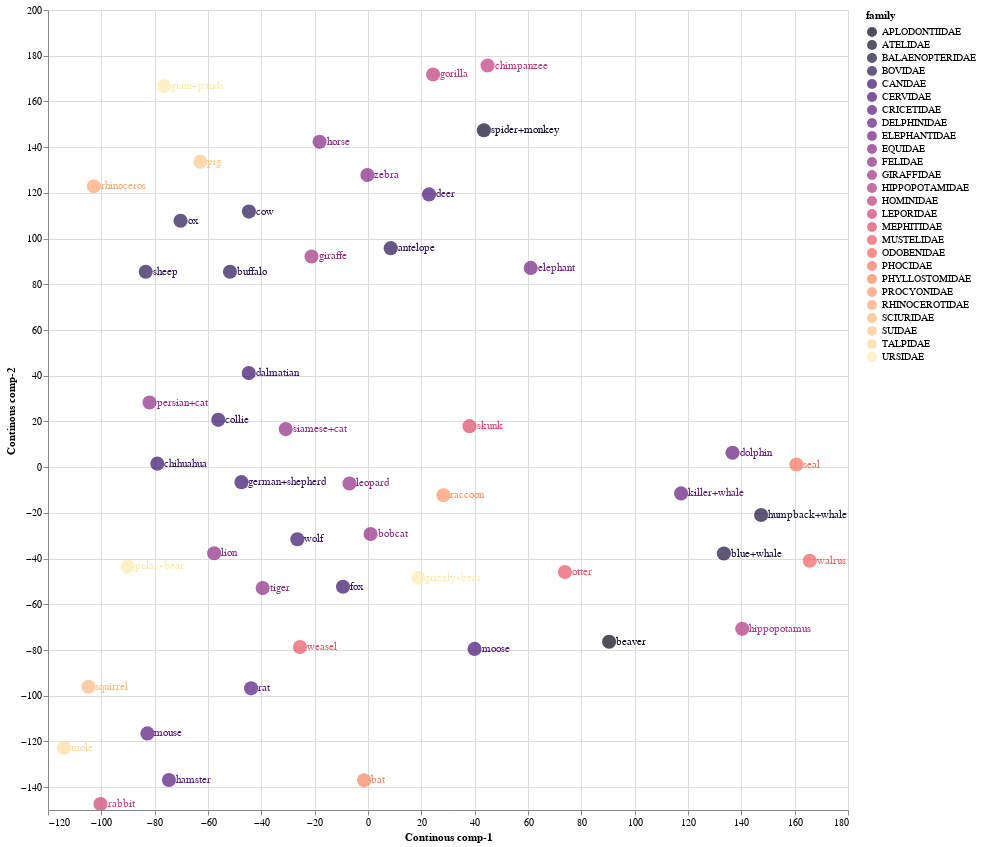

The cell this chart's notebook holds for it:
### Code cell
source = tsne_continous_df1

points = alt.Chart(source).mark_circle(size=200).encode(
    x='Continous comp-1:Q',
    y='Continous comp-2:Q',
    color=alt.Color('family:N', scale=alt.Scale(scheme='Magma'))
    ).properties(
    width=800,
    height=800
)

text = points.mark_text(
    align='left',
    baseline='middle',
    dx=7
).encode(
    text='classes:N'
)

points.interactive() + text

### Figure 1 — Vega-Lite specification as saved in the notebook (floating-point values rounded to 4 significant figures)
{"config": {"view": {"continuousWidth": 400, "continuousHeight": 300}}, "layer": [{"mark": {"type": "circle", "size": 200}, "encoding": {"color": {"field": "family", "scale": {"scheme": "Magma"}, "type": "nominal"}, "x": {"field": "Continous comp-1", "type": "quantitative"}, "y": {"field": "Continous comp-2", "type": "quantitative"}}, "height": 800, "selection": {"selector013": {"type": "interval", "bind": "scales", "encodings": ["x", "y"]}}, "width": 800}, {"mark": {"type": "text", "align": "left", "baseline": "middle", "dx": 7}, "encoding": {"color": {"field": "family", "scale": {"scheme": "Magma"}, "type": "nominal"}, "text": {"field": "classes", "type": "nominal"}, "x": {"field": "Continous comp-1", "type": "quantitative"}, "y": {"field": "Continous comp-2", "type": "quantitative"}}, "height": 800, "width": 800}], "data": {"name": "data-e8d6e9b3429c5ec7020ef76759483ed9"}, "$schema": "https://vega.github.io/schema/vega-lite/v4.17.0.json", "datasets": {"data-e8d6e9b3429c5ec7020ef76759483ed9": [{"Continous comp-1": 8.538, "Continous comp-2": 95.81, "classes": "antelope", "order": "ARTIODACTYLA", "family": "BOVIDAE", "K_mean": 2}, {"Continous comp-1": 18.85, "Continous comp-2": -48.38, "classes": "grizzly+bear", "order": "CARNIVORA", "family": "URSIDAE", "K_mean": 3}, {"Continous comp-1": 117.4, "Continous comp-2": -11.51, "classes": "killer+whale", "order": "ARTIODACTYLA", "family": "DELPHINIDAE", "K_mean": 8}, {"Continous comp-1": 90.41, "Continous comp-2": -76.38, "classes": "beaver", "order": "RODENTIA", "family": "APLODONTIIDAE", "K_mean": 0}, {"Continous comp-1": -44.71, "Continous comp-2": 41.13, "classes": "dalmatian", "order": "CARNIVORA", "family": "CANIDAE", "K_mean": 1}, {"Continous comp-1": -81.92, "Continous comp-2": 28.27, "classes": "persian+cat", "order": "CARNIVORA", "family": "FELIDAE", "K_mean": 1}, {"Continous comp-1": -18.15, "Continous comp-2": 142.3, "classes": "horse", "order": "PERISSODACTYLA", "family": "EQUIDAE", "K_mean": 2}, {"Continous comp-1": -47.44, "Continous comp-2": -6.574, "classes": "german+shepherd", "order": "CARNIVORA", "family": "CANIDAE", "K_mean": 1}, {"Continous comp-1": 133.4, "Continous comp-2": -37.79, "classes": "blue+whale", "order": "ARTIODACTYLA", "family": "BALAENOPTERIDAE", "K_mean": 8}, {"Continous comp-1": -30.85, "Continous comp-2": 16.65, "classes": "siamese+cat", "order": "CARNIVORA", "family": "FELIDAE", "K_mean": 1}, {"Continous comp-1": 38.07, "Continous comp-2": 17.94, "classes": "skunk", "order": "CARNIVORA", "family": "MEPHITIDAE", "K_mean": 5}, {"Continous comp-1": -114.0, "Continous comp-2": -122.8, "classes": "mole", "order": "EULIPOTYPHLA", "family": "TALPIDAE", "K_mean": 6}, {"Continous comp-1": -39.5, "Continous comp-2": -52.91, "classes": "tiger", "order": "CARNIVORA", "family": "FELIDAE", "K_mean": 3}, {"Continous comp-1": 140.3, "Continous comp-2": -70.73, "classes": "hippopotamus", "order": "ARTIODACTYLA", "family": "HIPPOPOTAMIDAE", "K_mean": 10}, {"Continous comp-1": -6.943, "Continous comp-2": -7.156, "classes": "leopard", "order": "CARNIVORA", "family": "FELIDAE", "K_mean": 3}, {"Continous comp-1": 39.95, "Continous comp-2": -79.53, "classes": "moose", "order": "ARTIODACTYLA", "family": "CERVIDAE", "K_mean": 4}, {"Continous comp-1": 43.46, "Continous comp-2": 147.4, "classes": "spider+monkey", "order": "PRIMATES", "family": "ATELIDAE", "K_mean": 9}, {"Continous comp-1": 147.4, "Continous comp-2": -20.94, "classes": "humpback+whale", "order": "ARTIODACTYLA", "family": "BALAENOPTERIDAE", "K_mean": 8}, {"Continous comp-1": 61.01, "Continous comp-2": 87.16, "classes": "elephant", "order": "PROBOSCIDEA", "family": "ELEPHANTIDAE", "K_mean": 11}, {"Continous comp-1": 24.41, "Continous comp-2": 171.8, "classes": "gorilla", "order": "PRIMATES", "family": "HOMINIDAE", "K_mean": 9}, {"Continous comp-1": -70.29, "Continous comp-2": 107.8, "classes": "ox", "order": "ARTIODACTYLA", "family": "BOVIDAE", "K_mean": 4}, {"Continous comp-1": -9.383, "Continous comp-2": -52.32, "classes": "fox", "order": "CARNIVORA", "family": "CANIDAE", "K_mean": 3}, {"Continous comp-1": -83.35, "Continous comp-2": 85.51, "classes": "sheep", "order": "ARTIODACTYLA", "family": "BOVIDAE", "K_mean": 4}, {"Continous comp-1": 160.7, "Continous comp-2": 1.139, "classes": "seal", "order": "CARNIVORA", "family": "PHOCIDAE", "K_mean": 8}, {"Continous comp-1": 44.84, "Continous comp-2": 175.7, "classes": "chimpanzee", "order": "PRIMATES", "family": "HOMINIDAE", "K_mean": 9}, {"Continous comp-1": -74.65, "Continous comp-2": -136.9, "classes": "hamster", "order": "RODENTIA", "family": "CRICETIDAE", "K_mean": 6}, {"Continous comp-1": -104.9, "Continous comp-2": -96.09, "classes": "squirrel", "order": "RODENTIA", "family": "SCIURIDAE", "K_mean": 6}, {"Continous comp-1": -102.8, "Continous comp-2": 122.9, "classes": "rhinoceros", "order": "PERISSODACTYLA", "family": "RHINOCEROTIDAE", "K_mean": 11}, {"Continous comp-1": -100.3, "Continous comp-2": -147.4, "classes": "rabbit", "order": "LAGOMORPHA", "family": "LEPORIDAE", "K_mean": 6}, {"Continous comp-1": -1.436, "Continous comp-2": -137.0, "classes": "bat", "order": "CHIROPTERA", "family": "PHYLLOSTOMIDAE", "K_mean": 7}, {"Continous comp-1": -21.18, "Continous comp-2": 92.16, "classes": "giraffe", "order": "ARTIODACTYLA", "family": "GIRAFFIDAE", "K_mean": 2}, {"Continous comp-1": -26.49, "Continous comp-2": -31.56, "classes": "wolf", "order": "CARNIVORA", "family": "CANIDAE", "K_mean": 3}, {"Continous comp-1": -79.02, "Continous comp-2": 1.534, "classes": "chihuahua", "order": "CARNIVORA", "family": "CANIDAE", "K_mean": 1}, {"Continous comp-1": -43.85, "Continous comp-2": -96.76, "classes": "rat", "order": "RODENTIA", "family": "CRICETIDAE", "K_mean": 5}, {"Continous comp-1": -25.51, "Continous comp-2": -78.68, "classes": "weasel", "order": "CARNIVORA", "family": "MUSTELIDAE", "K_mean": 5}, {"Continous comp-1": 73.85, "Continous comp-2": -45.9, "classes": "otter", "order": "CARNIVORA", "family": "MUSTELIDAE", "K_mean": 0}, {"Continous comp-1": -51.76, "Continous comp-2": 85.5, "classes": "buffalo", "order": "ARTIODACTYLA", "family": "BOVIDAE", "K_mean": 4}, {"Continous comp-1": -0.229, "Continous comp-2": 127.8, "classes": "zebra", "order": "PERISSODACTYLA", "family": "EQUIDAE", "K_mean": 2}, {"Continous comp-1": -76.48, "Continous comp-2": 166.7, "classes": "giant+panda", "order": "CARNIVORA", "family": "URSIDAE", "K_mean": 4}, {"Continous comp-1": 22.89, "Continous comp-2": 119.3, "classes": "deer", "order": "ARTIODACTYLA", "family": "CERVIDAE", "K_mean": 2}, {"Continous comp-1": 0.9615, "Continous comp-2": -29.27, "classes": "bobcat", "order": "CARNIVORA", "family": "FELIDAE", "K_mean": 3}, {"Continous comp-1": -62.88, "Continous comp-2": 133.6, "classes": "pig", "order": "ARTIODACTYLA", "family": "SUIDAE", "K_mean": 4}, {"Continous comp-1": -57.68, "Continous comp-2": -37.68, "classes": "lion", "order": "CARNIVORA", "family": "FELIDAE", "K_mean": 3}, {"Continous comp-1": -82.71, "Continous comp-2": -116.5, "classes": "mouse", "order": "RODENTIA", "family": "CRICETIDAE", "K_mean": 6}, {"Continous comp-1": -90.12, "Continous comp-2": -43.47, "classes": "polar+bear", "order": "CARNIVORA", "family": "URSIDAE", "K_mean": 3}, {"Continous comp-1": -56.14, "Continous comp-2": 20.7, "classes": "collie", "order": "CARNIVORA", "family": "CANIDAE", "K_mean": 1}, {"Continous comp-1": 165.7, "Continous comp-2": -40.94, "classes": "walrus", "order": "CARNIVORA", "family": "ODOBENIDAE", "K_mean": 8}, {"Continous comp-1": 28.28, "Continous comp-2": -12.28, "classes": "raccoon", "order": "CARNIVORA", "family": "PROCYONIDAE", "K_mean": 5}, {"Continous comp-1": -44.67, "Continous comp-2": 111.8, "classes": "cow", "order": "ARTIODACTYLA", "family": "BOVIDAE", "K_mean": 4}, {"Continous comp-1": 136.7, "Continous comp-2": 6.293, "classes": "dolphin", "order": "ARTIODACTYLA", "family": "DELPHINIDAE", "K_mean": 8}]}}
